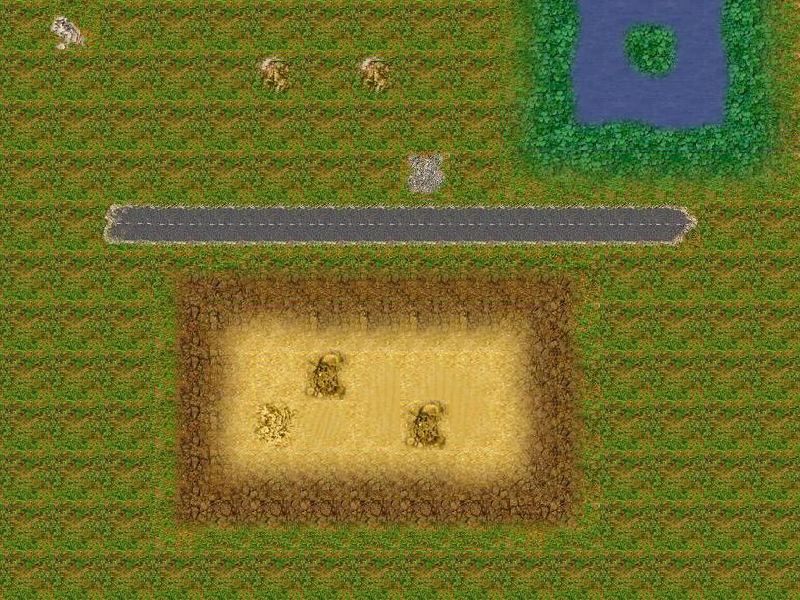

A 2D game scene composited from a Tiled map and its tileset images. What follows is a short description and the map's XML, with each tile layer's data collapsed to a summary:
An orthogonal 16x12 tile map with 50x50 px tiles, 1 tile layer (ground).

<map version="1.0" orientation="orthogonal" width="16" height="12" tilewidth="50" tileheight="50">
 <tileset firstgid="1" name="map_tiles" tilewidth="50" tileheight="50">
  <image source="map_tiles.png" width="1000" height="450" />
 </tileset>
 <layer name="ground" width="16" height="12">
  <data>[192 cells, 192 non-empty, 58 distinct tile ids]</data>
 </layer>
</map>